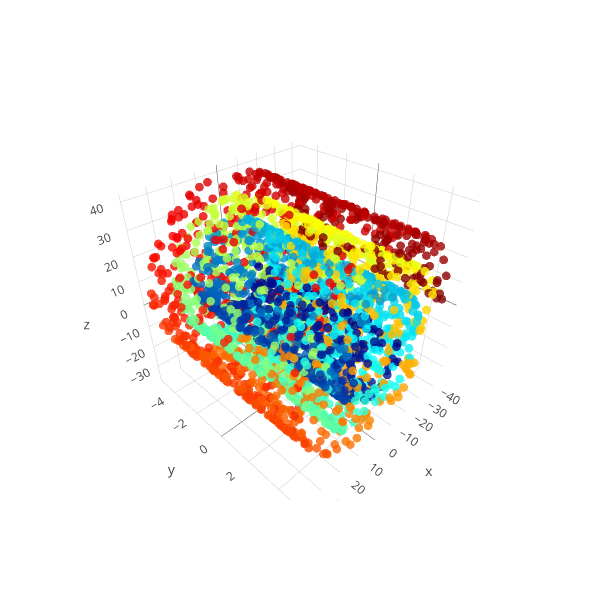

The code cell stored with this chart in its notebook:
### Code cell
X, color = make_swiss_roll(n_samples=3000, n_rotations=3, 
    gap=0.5, thickness=0.0, width=10.0)

ipython_3d_scatter(X, color)

### Figure 1 — Plotly figure (JSON) as saved in the notebook; plotly's stock layout.template omitted (floating-point values rounded to 4 significant figures; data arrays with more than 128 entries replaced by an {"elided": "..."} marker saying what was removed)
{"data": [{"marker": {"color": {"elided": "3000 float values"}, "colorscale": "Jet", "line": {"width": 0}, "opacity": 0.8, "size": 3}, "mode": "markers", "text": {"elided": "3000 str values"}, "type": "scatter3d", "x": {"elided": "3000 float values"}, "y": {"elided": "3000 float values"}, "z": {"elided": "3000 float values"}}], "layout": {"autosize": false, "height": 600, "margin": {"b": 100, "l": 50, "pad": 4, "r": 50, "t": 100}, "width": 600}}
